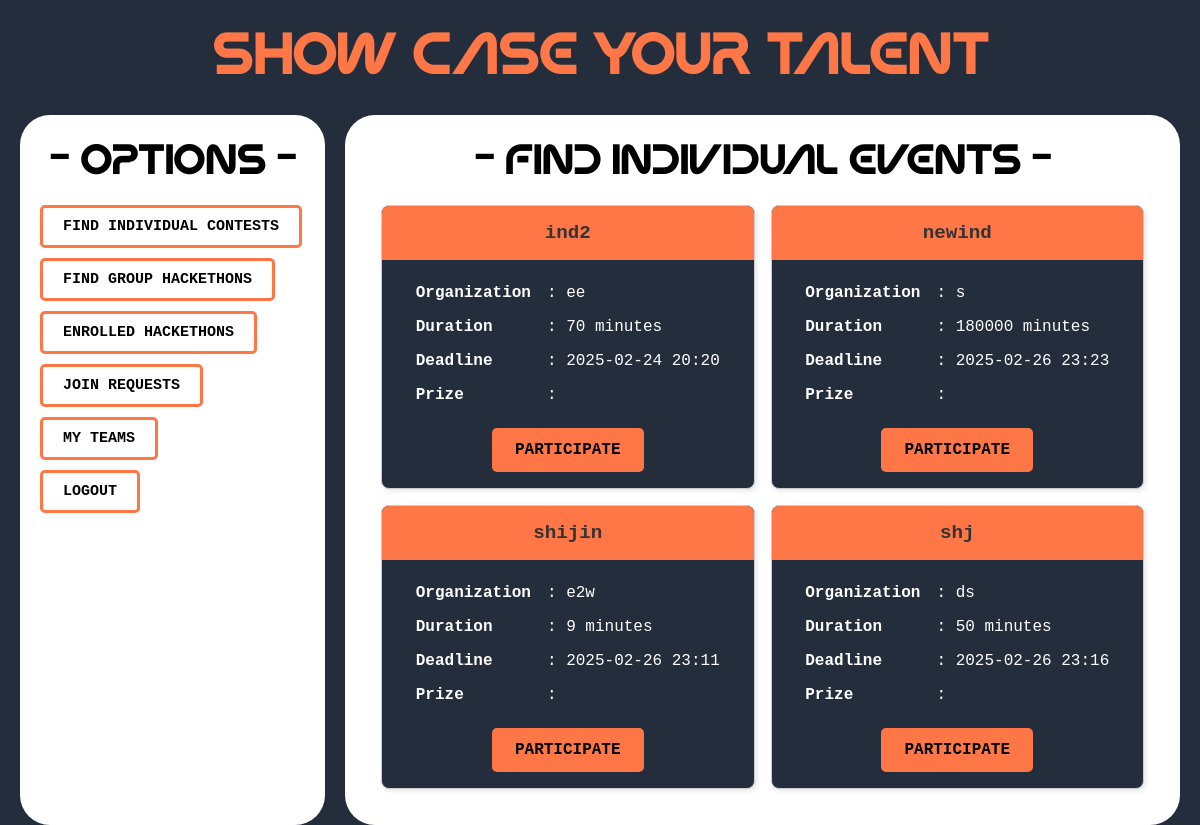
/competitor/find_individual_events/, run on an earlier commit of the app's database.
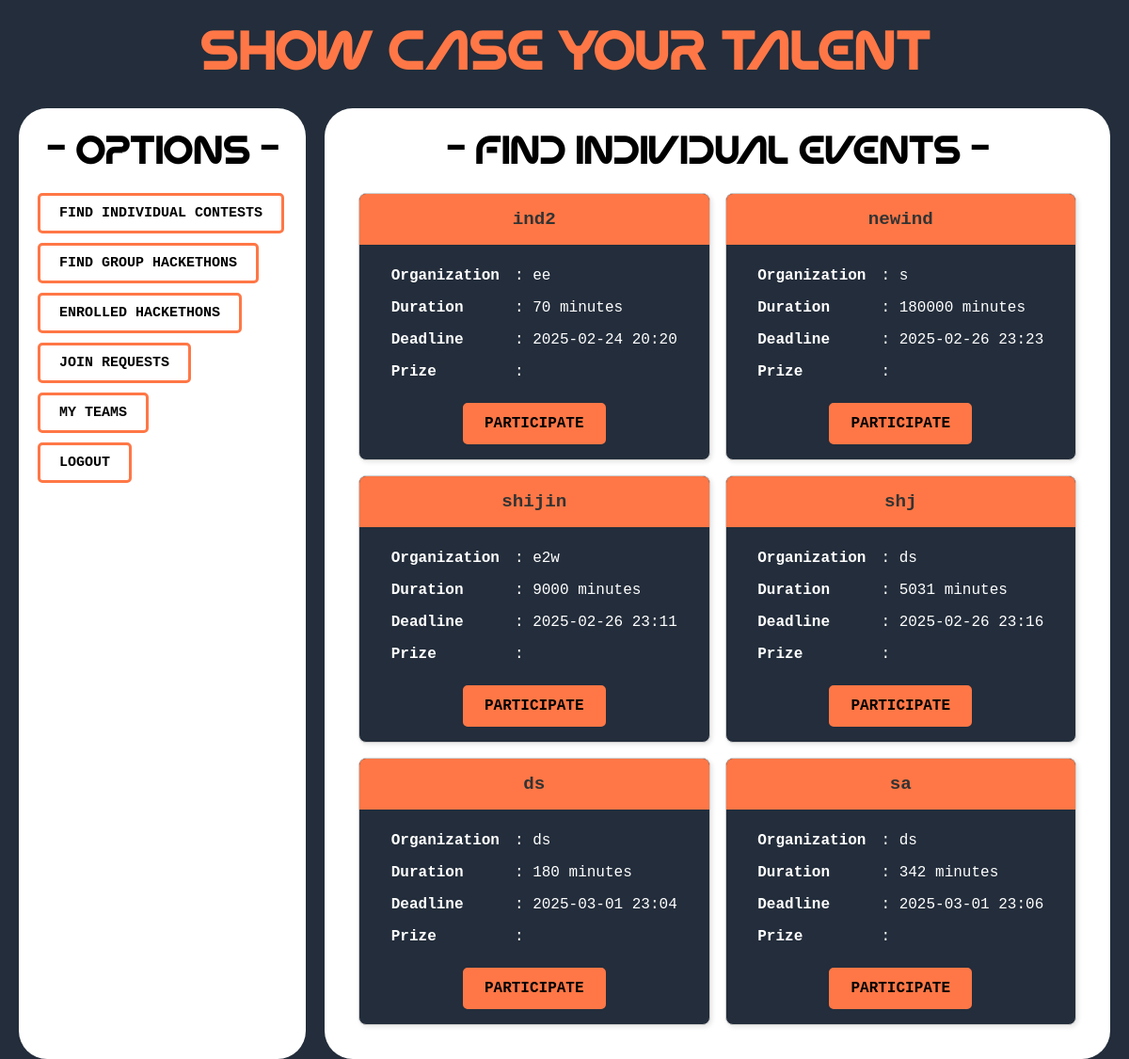
And on a later commit of the database.
### host/models.py (models this page shows, shortened)
class IndividualEvent(models.Model):
    hackathon_name = models.CharField(max_length=200)
    organization = models.CharField(max_length=200)
    start_datetime = models.DateTimeField(auto_now_add=True)
    last_submission_datetime = models.DateTimeField()
    time_duration = models.IntegerField(help_text="Duration in minutes")
    price = models.DecimalField(max_digits=10, decimal_places=2,null=True, blank=True)
    problems = models.ManyToManyField('Problem', related_name="individual_events")
    created_by = models.ForeignKey(settings.AUTH_USER_MODEL, on_delete=models.CASCADE, related_name="individual_events")

### competitor/views.py (the view)
# urls.py: path('find_individual_events/',views.find_individual_events,name='find_individual_events'),
def find_individual_events(request):
    individual_events = IndividualEvent.objects.all()
    return render(request,'competitor/find_individual_events.html',{"individual_events":individual_events})

### templates/competitor/find_individual_events.html (shortened to what this page needs)
{% extends "competitor/competitor_dashboard.html" %}
{% block right_div %}
<h1 style="text-align: center; color: black;">- Find Individual Events -</h1>
{% if individual_events %}
    <div class="cards-container" style="display: grid; grid-template-columns: repeat(2, 1fr); gap: 16px;">
        {% for event in individual_events %}
            <div class="card">
                <div class="hackathon_name">
                    {{ event.hackathon_name }}
                </div>
                <div style="padding: 16px; text-align: center;">
                    <table style="margin: 0 auto; text-align: left; border-collapse: collapse; color: white;">
                        <tr>
                            <td style="padding: 8px;"><strong>Organization</strong></td>
                            <td style="padding: 8px;">: {{ event.organization }}</td>
                        </tr>
                        <tr>
                            <td style="padding: 8px;"><strong>Duration</strong></td>
                            <td style="padding: 8px;">: {{ event.time_duration }} minutes</td>
                        </tr>
                        <tr>
                            <td style="padding: 8px;"><strong>Deadline</strong></td>
                            <td style="padding: 8px;">: {{ event.last_submission_datetime|date:"Y-m-d H:i" }}</td>
                        </tr>
                        <tr>
                            <td style="padding: 8px;"><strong>Prize</strong></td>
                            <td style="padding: 8px;">: {{ event.prize }}</td>
                        </tr>
                    </table>
                    <div style="text-align: center; margin-top: 16px;">
                        <a href="{% url "competitor:ind_event_dashboard" event.id  %}" class="btn-like">
                            PARTICIPATE
                        </a>
                    </div>
                </div>
            </div>
        {% endfor %}
    </div>
{% else %}
    <p>No individual events found.</p>
{% endif %}
{% endblock right_div %}

### templates/competitor/competitor_dashboard.html (shortened to what this page needs)
{% load static %}
<!DOCTYPE html>
<html lang="en">
<head>
</head>
<body>
    <h1 class="heading">Show case your talent</h1>
    <div class="lower-section">
        <div class="menu">
            <h1 style="color:black;text-align: center;">- options -</h1>
            <ul>
                <li><a href="{% url "competitor:find_individual_events" %}" class="btn-link">FIND INDIVIDUAL CONTESTS</a></li>
                <li><a href="{% url 'competitor:find_group_events' %}" class="btn-link">FIND GROUP HACKETHONS</a></li>
                <li><a href="{% url 'competitor:enrolled_hackathons' %}" class="btn-link">ENROLLED HACKETHONS</a></li>
                <li><a href="{% url 'competitor:view_join_requests' %}" class="btn-link">JOIN REQUESTS</a></li>
                <li><a href="{% url "competitor:my_teams" %}" class="btn-link">MY TEAMS</a></li>
                <li><a href="{% url "competitor:logout" %}" class="btn-link">LOGOUT</a></li>
            </ul>
        </div>
        <div class="content">
            {% block right_div %}{% endblock right_div %}
        </div>
    </div>
</body>
</html>

What changed in the data, as far as the page shows it:
changed IndividualEvent "shijin": time_duration "9" → "9000"
changed IndividualEvent "shj": time_duration "50" → "5031"
added IndividualEvent: hackathon_name "ds", organization "ds", time_duration "180", last_submission_datetime "2025-03-01 23:04"
added IndividualEvent: hackathon_name "sa", organization "ds", time_duration "342", last_submission_datetime "2025-03-01 23:06"
